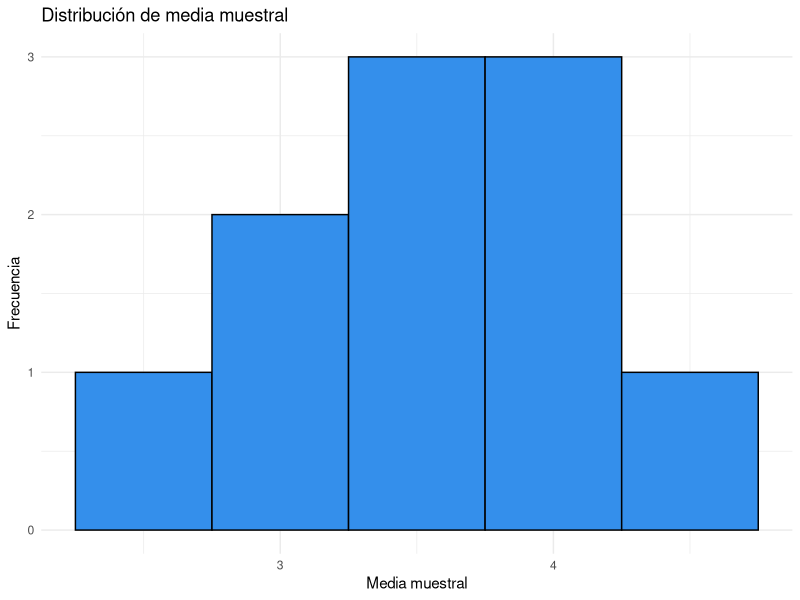
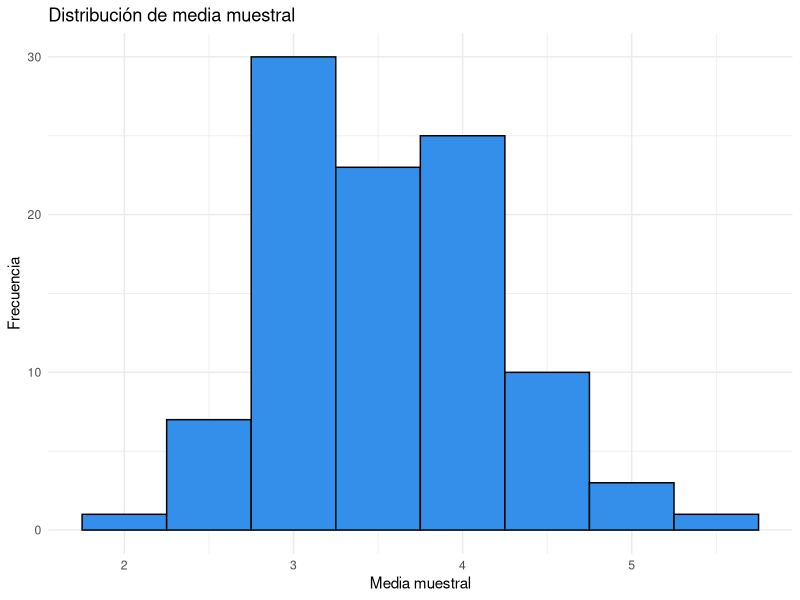
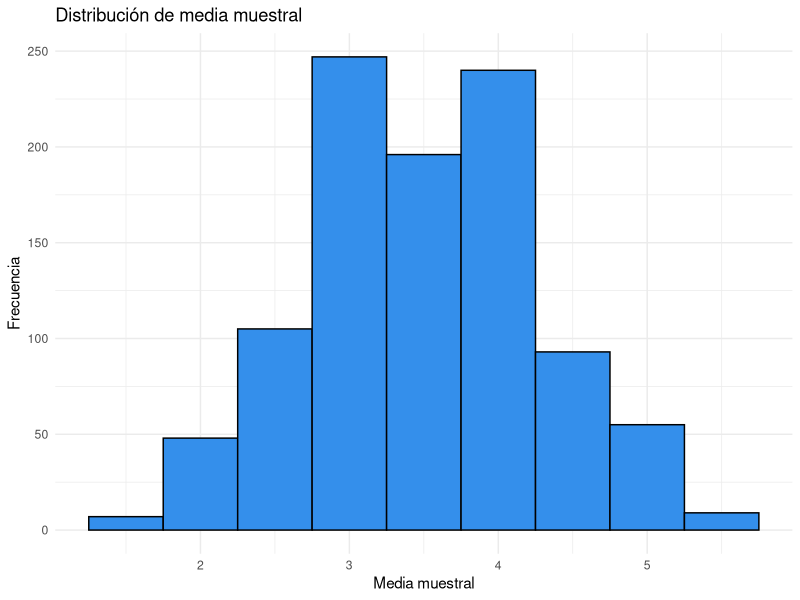
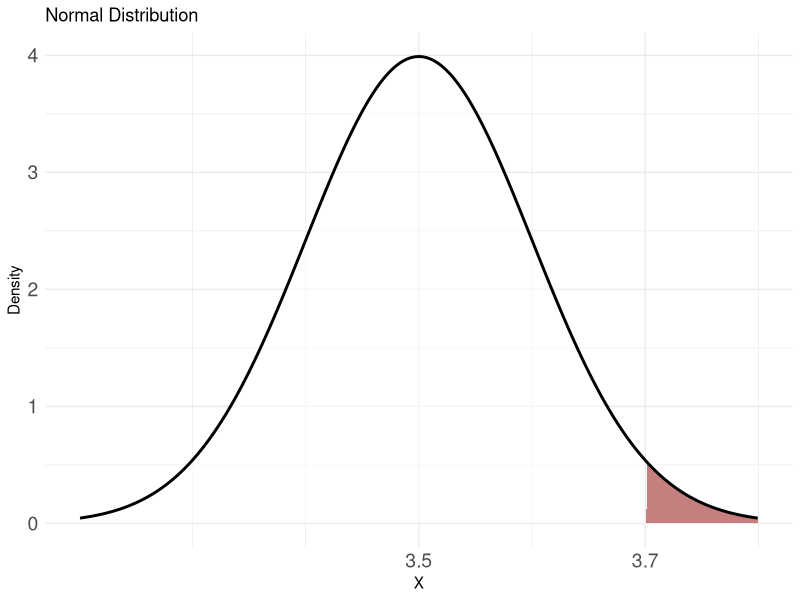
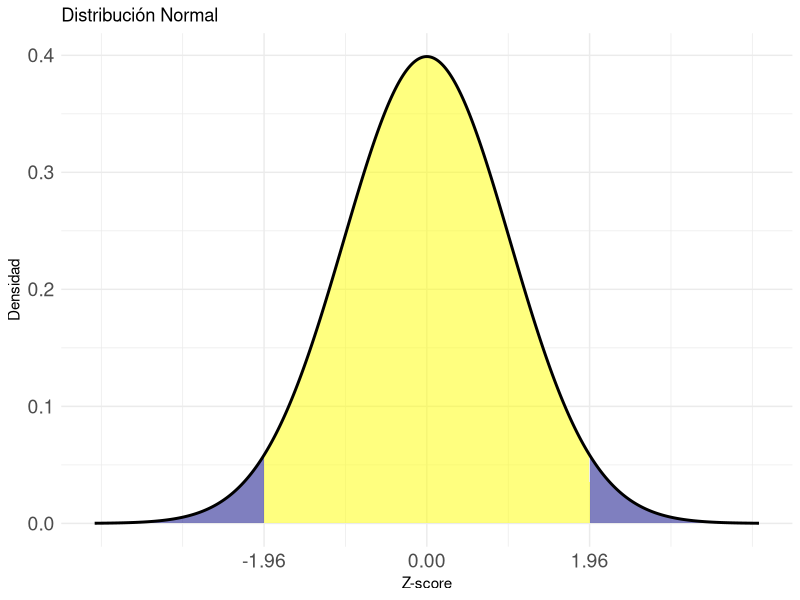

Here is the R script that generated these plots, in order:
## ---- chunk 1
#| fig.align: 'center'
#| echo: true
library(tidyverse)
## Creemos el vector para el dado
dado <- c(1,2,3,4,5,6)

## Tiremos el dado 5 veces
muestra_de_5 <- sample(dado, 5, replace=TRUE)

muestra_de_5

## Y calculemos su media
mean(muestra_de_5)


## Otra manera de calcular la media
## de una muestra de 5
sample(dado, 5, replace = TRUE) %>% mean()
## ---- chunk 2
#| fig.align: 'center'
#| echo: true
library(tidyverse)
## Creemos el vector para el dado
dado <- c(1,2,3,4,5,6)

## Tiremos el dado 5 veces
muestra_de_5 <- sample(dado, 5, replace=TRUE)

muestra_de_5

## Y calculemos su media
mean(muestra_de_5)


## Otra manera de calcular la media de una muestra de 5
sample(dado, 5, replace = TRUE) %>% mean()

## ---- chunk 3
#| fig.align: 'center'
#| echo: false
library(tidyverse)

sample_means <- replicate(10, sample(dado, 5, replace = TRUE) %>% mean())

# Convert to a data frame for ggplot2
df <- data.frame(sample_means = sample_means)

# Plot the histogram
ggplot(df, aes(x = sample_means)) +
  geom_histogram(binwidth = 0.5, fill = "#348feb", color = "black") +
  labs(title = "Distribución de media muestral", x = "Media muestral", y = "Frecuencia") +
  theme_minimal()

## ---- chunk 4
#| fig.align: 'center'
#| echo: false
library(tidyverse)

sample_means <- replicate(100, sample(dado, 5, replace = TRUE) %>% mean())

# Convert to a data frame for ggplot2
df <- data.frame(sample_means = sample_means)

# Plot the histogram
ggplot(df, aes(x = sample_means)) +
  geom_histogram(binwidth = 0.5, fill = "#348feb", color = "black") +
  labs(title = "Distribución de media muestral", x = "Media muestral", y = "Frecuencia") +
  theme_minimal()

## ---- chunk 5
#| fig.align: 'center'
#| echo: false
library(tidyverse)

sample_means <- replicate(1000, sample(dado, 5, replace = TRUE) %>% mean())

# Convert to a data frame for ggplot2
df <- data.frame(sample_means = sample_means)

# Plot the histogram
ggplot(df, aes(x = sample_means)) +
  geom_histogram(binwidth = 0.5, fill = "#348feb", color = "black") +
  labs(title = "Distribución de media muestral", x = "Media muestral", y = "Frecuencia") +
  theme_minimal()

## ---- chunk 6
#| fig.align: 'center'
#| echo: false
#| eval: true
# Define the x-axis range and normal distribution
x <- seq(2.5, 4.5, length = 1000)
mean_val <- 3.5
sd_val <- (3.7 - 3.5) / 2  # Standard deviation so that 3.7 is 2 SDs from the mean
y <- dnorm(x, mean = mean_val, sd = sd_val)

# Create a data frame
df <- data.frame(x = x, y = y)

# Plot the normal distribution with highlighted regions
ggplot(df, aes(x = x, y = y)) +
  geom_area(aes(x = ifelse(x <= 3.7, x, NA)), fill = "white", alpha = 0.5) +
  geom_area(aes(x = ifelse(x > 3.7, x, NA)), fill = "darkred", alpha = 0.5) +
  geom_line(color = "black", size = 1) +
  scale_x_continuous(breaks = c(3.5, 3.7), limits = c(3.2, 3.8)) +
  labs(title = "Normal Distribution",
       x = "X", y = "Density") +
  theme_minimal() +
  theme(
    legend.position = "none",
    axis.text = element_text(size = 14)  # Increase the size of x and y axis text
  )

## ---- chunk 7
#| fig.align: 'center'
#| echo: false
#| eval: true
# Define the x-axis range and normal distribution
x <- seq(-4, 4, length = 1000)
y <- dnorm(x)

# Create a data frame
df <- data.frame(x = x, y = y)

# Plot the normal distribution with highlighted regions
ggplot(df, aes(x = x, y = y)) +
  geom_area(aes(x = ifelse(x >= -1.96 & x <= 1.96, x, NA)), fill = "yellow", alpha = 0.5) +
  geom_area(aes(x = ifelse(x < -1.96, x, NA)), fill = "navy", alpha = 0.5) +
  geom_area(aes(x = ifelse(x > 1.96, x, NA)), fill = "navy", alpha = 0.5) +
  geom_line(color = "black", size = 1) +
  scale_x_continuous(breaks = c(-1.96, 0, 1.96)) +
  labs(title = "Distribución Normal",
       x = "Z-score", y = "Densidad") +
  theme_minimal() +
  theme(
    legend.position = "none",
    axis.text = element_text(size = 14))  # Increase the size of x and y axis text

